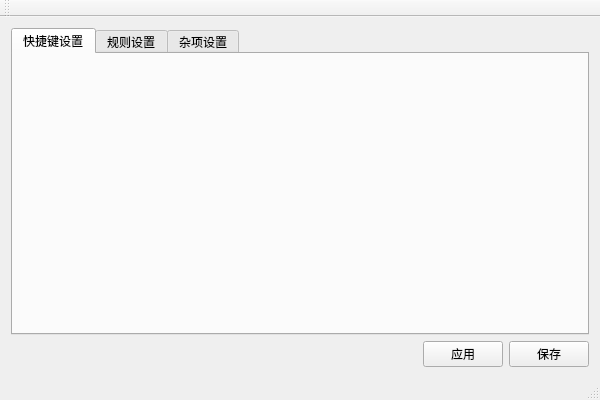
<?xml version="1.0" encoding="UTF-8"?>
<ui version="4.0">
 <class>SettingClass</class>
 <widget class="QMainWindow" name="SettingClass">
  <property name="geometry">
   <rect>
    <x>0</x>
    <y>0</y>
    <width>600</width>
    <height>400</height>
   </rect>
  </property>
  <property name="windowTitle">
   <string>Setting</string>
  </property>
  <widget class="QWidget" name="centralWidget">
   <layout class="QVBoxLayout" name="verticalLayout">
    <item>
     <widget class="QTabWidget" name="tabWidget">
      <property name="currentIndex">
       <number>0</number>
      </property>
      <widget class="QWidget" name="hotkeyTab">
       <attribute name="title">
        <string>快捷键设置</string>
       </attribute>
       <layout class="QVBoxLayout" name="verticalLayout_2"/>
      </widget>
      <widget class="QWidget" name="ruleTab">
       <attribute name="title">
        <string>规则设置</string>
       </attribute>
       <layout class="QVBoxLayout" name="verticalLayout_3"/>
      </widget>
      <widget class="QWidget" name="miscTab">
       <attribute name="title">
        <string>杂项设置</string>
       </attribute>
       <layout class="QVBoxLayout" name="verticalLayout_4"/>
      </widget>
     </widget>
    </item>
    <item>
     <layout class="QHBoxLayout" name="horizontalLayout">
      <item>
       <spacer name="horizontalSpacer">
        <property name="orientation">
         <enum>Qt::Orientation::Horizontal</enum>
        </property>
        <property name="sizeHint" stdset="0">
         <size>
          <width>40</width>
          <height>20</height>
         </size>
        </property>
       </spacer>
      </item>
      <item>
       <widget class="QPushButton" name="applyButton">
        <property name="text">
         <string>应用</string>
        </property>
       </widget>
      </item>
      <item>
       <widget class="QPushButton" name="saveButton">
        <property name="text">
         <string>保存</string>
        </property>
       </widget>
      </item>
     </layout>
    </item>
   </layout>
  </widget>
  <widget class="QMenuBar" name="menuBar">
   <property name="geometry">
    <rect>
     <x>0</x>
     <y>0</y>
     <width>600</width>
     <height>21</height>
    </rect>
   </property>
  </widget>
  <widget class="QToolBar" name="mainToolBar">
   <attribute name="toolBarArea">
    <enum>TopToolBarArea</enum>
   </attribute>
   <attribute name="toolBarBreak">
    <bool>false</bool>
   </attribute>
  </widget>
  <widget class="QStatusBar" name="statusBar"/>
 </widget>
 <layoutdefault spacing="6" margin="11"/>
 <resources>
  <include location="Setting.qrc"/>
 </resources>
 <connections/>
</ui>
